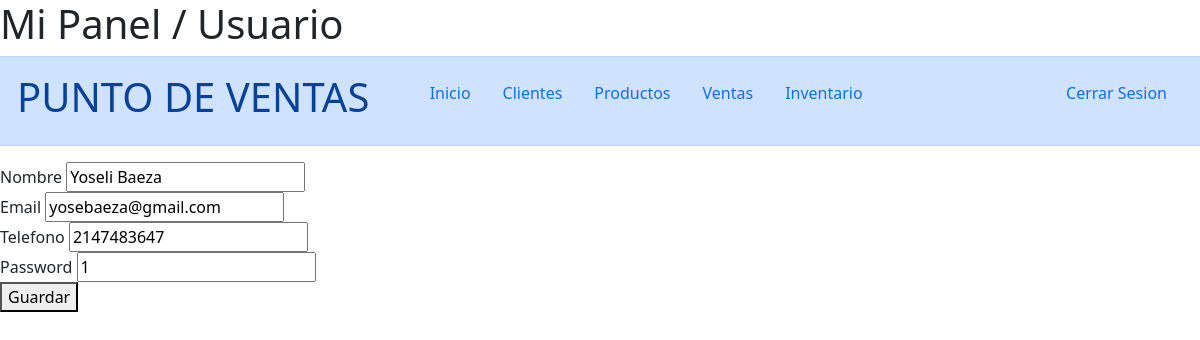
Page /usuario.php?id=21 (signed in) on the committed database.
### tables this page shows
CREATE TABLE `usuarios` (
  `id` int(11) NOT NULL,
  `email` varchar(255) NOT NULL,
  `password` varchar(255) NOT NULL,
  `nombre` varchar(255) NOT NULL,
  `telefono` int(11) NOT NULL
);

### usuario.php (the view, shortened to what this page needs)
<?php include "includes/init.php";
if (isset($_GET["id"])) {
	$id = $_GET["id"];
$sql = "SELECT * FROM usuarios WHERE id = $id";
$query = mysqli_query($conexion,$sql);
$usuario = mysqli_fetch_array($query);
}
?>
<!DOCTYPE html>
<html>
<head>
	<?php include "includes/scripts.php" ?>
</head>
<body>
	<h1>Mi Panel / Usuario</h1>
	<?php include "includes/menu.php" ?>
	<div>
		<label>Nombre</label>
		<input type="text" id="nombre" value="<?php echo (isset($usuario) ? $usuario["nombre"] : "") ?>">
	</div>
	<div>
		<label>Email</label>
		<input type="text" id="email" value="<?php echo (isset($usuario) ? $usuario["email"] : "") ?>">
	</div>
	<div>
		<label>Telefono</label>
		<input type="text" id="telefono" value="<?php echo (isset($usuario) ? $usuario["telefono"] : "") ?>">
	</div>
	<div>
		<label>Password</label>
		<input type="text" id="password" value="<?php echo (isset($usuario) ? $usuario["password"] : "") ?>">
	</div>
	<button onclick="guardar()">Guardar</button>
</body>
</html>

### rows in the picture
usuarios: nombre "Yoseli Baeza", email "yosebaeza@gmail.com", telefono "2147483647", password "1"
